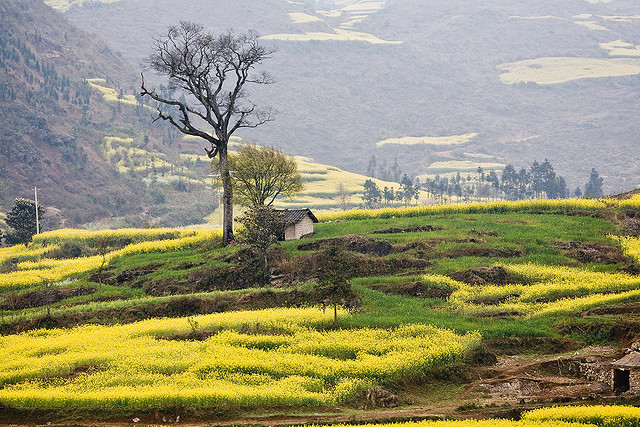
%> input picture Generalization of the Dark Channel Prior for Single/GDCP_Release/Images/Fig_2(a).jpg, 640 x 427 px; its folder holds 4 pictures in this run
$ octave IR_GDCP.m   (GNU Octave 9; MATLAB toolbox functions it lacks are replaced by stand-ins)
%> lines starting %> are read from the running program, lines starting %| are printed output that depends on the picture
### Generalization of the Dark Channel Prior for Single/GDCP_Release/CC.m
function sc = CC(I)
[h, w, ~] = size(I);

imsize = h*w;
Ivec = reshape(I,imsize,3);
avgIC = mean(Ivec, 1);
[~, Dl] = getColorCast(I);

if Dl <= 0
    sc = [1 1 1];
else
    sc = (max(max(avgIC), 0.1)./max(avgIC, 0.1)).^(1/max(sqrt(Dl), 1));
end

### Generalization of the Dark Channel Prior for Single/GDCP_Release/getRGB2Lab.m
function [L,a,b] = getRGB2Lab(R,G,B)
%RGB2LAB Convert an image from RGB to CIELAB
%
% function [L, a, b] = RGB2Lab(R, G, B)
% function [L, a, b] = RGB2Lab(I)
% function I = RGB2Lab(...)
%
% RGB2Lab takes red, green, and blue matrices, or a single M x N x 3 image,
% and returns an image in the CIELAB color space.  RGB values can be
% either between 0 and 1 or between 0 and 255.  Values for L are in the
% range [0,100] while a and b are roughly in the range [-110,110].  The
% output is of type double.
%
% This transform is based on ITU-R Recommendation BT.709 using the D65
% white point reference. The error in transforming RGB -> Lab -> RGB is
% approximately 10^-5.
%
% See also LAB2RGB.

% By Mark Ruzon from C code by Yossi Rubner, 23 September 1997.
% Updated for MATLAB 5 28 January 1998.
% Updated for MATLAB 7 30 March 2009.

if nargin == 1
  B = double(R(:,:,3));
  G = double(R(:,:,2));
  R = double(R(:,:,1));
end

if max(max(R)) > 1.0 || max(max(G)) > 1.0 || max(max(B)) > 1.0
  R = double(R) / 255;
  G = double(G) / 255;
  B = double(B) / 255;
end

% Set a threshold
T = 0.008856;

[M, N] = size(R);
s = M * N;
RGB = [reshape(R,1,s); reshape(G,1,s); reshape(B,1,s)];

% RGB to XYZ
MAT = [0.412453 0.357580 0.180423;
       0.212671 0.715160 0.072169;
       0.019334 0.119193 0.950227];
XYZ = MAT * RGB;

% Normalize for D65 white point
X = XYZ(1,:) / 0.950456;
Y = XYZ(2,:);
Z = XYZ(3,:) / 1.088754;

XT = X > T;
YT = Y > T;
ZT = Z > T;

Y3 = Y.^(1/3);

fX = XT .* X.^(1/3) + (~XT) .* (7.787 .* X + 16/116);
fY = YT .* Y3 + (~YT) .* (7.787 .* Y + 16/116);
fZ = ZT .* Z.^(1/3) + (~ZT) .* (7.787 .* Z + 16/116);

L = reshape(YT .* (116 * Y3 - 16.0) + (~YT) .* (903.3 * Y), M, N);
a = reshape(500 * (fX - fY), M, N);
b = reshape(200 * (fY - fZ), M, N);

if nargout < 2
  L = cat(3,L,a,b);
end

### Generalization of the Dark Channel Prior for Single/GDCP_Release/getColorCast.m
function  [D, Dl] = getColorCast(im)

[L,a,b] = getRGB2Lab(im(:,:,1),im(:,:,2),im(:,:,3));
var_ansa = var(a(:));
var_ansb = var(b(:));

var_sq = sqrt(var_ansa + var_ansb);
u = sqrt(mean(a(:))^2 + mean(b(:))^2);
D = u - var_sq;
Dl = D/var_sq;


%color_cast = (u > 1) && (Dl > 0.5);

end

### Generalization of the Dark Channel Prior for Single/GDCP_Release/GetDepth.m
function [DepthMap, GradMap] = GetDepth(I, win)
[height, width, ~] = size(I);
imsize = height*width;

GradMap = getGrad(I, win);
RoughDepthMap = 1-GradMap;

DepVec = reshape(RoughDepthMap,imsize,1);
ImVec = reshape(I,imsize,3);

A = [DepVec.^0 DepVec.^1];
w = zeros(2, 3);
tc= ['r', 'g', 'b'];
%hFig = figure;
%set(hFig, 'Position', [100 100 600 200])
for ind = 1:3
    w(:, ind) = A\ImVec(:,ind);
    c = zeros(1, 3);
    c(ind) = 1;
    % [5 lines of commented-out code are left out]

    title(tc(ind));
    if ind == 1
        ylabel('Intensity');
    elseif ind == 2
        xlabel('Depth');
    end
end
ws =  tanh(4*abs(w(2,:)));
s = double(w(2,:) <= 0);

min_r_im = ws(1)*ordfilt2(abs(s(1)-I(:,:,1)),1,ones(win,win),zeros(win,win),'symmetric')+(1-ws(1));
min_g_im = ws(2)*ordfilt2(abs(s(2)-I(:,:,2)),1,ones(win,win),zeros(win,win),'symmetric')+(1-ws(2));
min_b_im = ws(3)*ordfilt2(abs(s(3)-I(:,:,3)),1,ones(win,win),zeros(win,win),'symmetric')+(1-ws(3));

rgb_im = cat(3,min_r_im, min_g_im,min_b_im);
DepthMap = min(rgb_im, [], 3);

### Generalization of the Dark Channel Prior for Single/GDCP_Release/getGrad.m
function [Grad] = getGrad(I, win)
r0 = 0;
r1 = 1;
Strch = @(x) (x-min(x(:))).*((r1-r0)/(max(x(:))-min(x(:)))) + r0;
I = im2double(I);
imYUV = rgb2ycbcr(I);
[Gmag, ~] = imgradient(imYUV(:,:,1), 'sobel');

radius = win;
se = strel('square', radius);

imG = imdilate(Gmag, se);
Grad = Strch(imfill(imG, 8, 'holes'));

### Generalization of the Dark Channel Prior for Single/GDCP_Release/atmLight.m
function A = atmLight(I, DepthMap)

[height, width, ~] = size(I);
imsize = width * height;
JDark = DepthMap;
numpx = floor(imsize/1000);
JDarkVec = reshape(JDark,imsize,1);
ImVec = reshape(I,imsize,3);
[~, indices] = sort(JDarkVec);
indices = indices(imsize-numpx+1:end);

Id = zeros(size(I));
for i = 1:3
    Id(:,:,i) = DepthMap;
end
A = mean(ImVec(indices(:), :));

### Generalization of the Dark Channel Prior for Single/GDCP_Release/calcTrans.m
function T= calcTrans(I, BL, win)

[h, w, ~] = size(I);
BLmap = zeros(size(I));
for ind = 1:3
    BLmap(:,:,ind) = BL(ind) * ones(size(h, w));
end
DLmap = abs(BLmap-I);
maxDL = zeros(size(I));
DLmapNor=zeros(size(I));
for ind = 1:3
    Bm = max(BL(ind), 1-BL(ind));
    maxDL(:,:,ind) = ordfilt2(DLmap(:,:,ind)/Bm,win^2,ones(win,win),zeros(win,win),'symmetric');
    DLmapNor(:,:,ind) = DLmap(:,:,ind)/Bm;
end
maxDL1= max(DLmapNor, [], 3);
T = medfilt2(maxDL1, [win win], 'symmetric');

T(T < 0) = 0;
T(T > 1) = 1;

### Generalization of the Dark Channel Prior for Single/GDCP_Release/IR_GDCP.m
%%%%%%%%%%%%%%%%%%%%%%%%%%%%%%%%%%%%%%%%%%%%%%%%%%%%%%%%%%%%%%
%    File: IR_GDCP.m                                         %
%    Author: Jerry Peng                                      %
%    Date: Aug/2017                                          %
%                                                            %
%    Generalization of the Dark Channel Prior for Single     %
%    Image Restoration                                       %
%------------------------------------------------------------%
%    MODIFICATIONS                                           %
%%%%%%%%%%%%%%%%%%%%%%%%%%%%%%%%%%%%%%%%%%%%%%%%%%%%%%%%%%%%%%
clear all;close all;
Stretch = @(x) (x-min(x(:))).*(1/(max(x(:))-min(x(:))));
win = 15;
t0 = 0.2;
r0 = t0 * 1.5;
sc = 1;
folder2='/home/hzc/CodeRepository/UnderwaterEnhancement/DeepLearning/CNN/Ucolor/Ucolor_final_model_corrected/Generalization of the Dark Channel Prior for Single/GDCP_Release/Images';
filepaths = dir(fullfile(folder2,'*.jpg'));


for ii= 1 : length(filepaths)
    tic

im = im2double(imread(fullfile(folder2,filepaths(ii).name)));
% [5 lines of commented-out code are left out]

 I =  im2double(im);

% I=imresize(I,[548,728]);
s = CC(I);
%> in CC, `avgIC = mean(Ivec, 1);`: avgIC = [0.584 0.57 0.445]
%> in getRGB2Lab, `XT = X > T;`: XT = 273280 logical values, 273106 true
%> in getRGB2Lab, `YT = Y > T;`: YT = 273280 logical values, 273011 true
%> in getRGB2Lab, `ZT = Z > T;`: ZT = 273280 logical values, 272493 true
%> in getRGB2Lab, `b = reshape(200 * (fY - fZ), M, N);`:
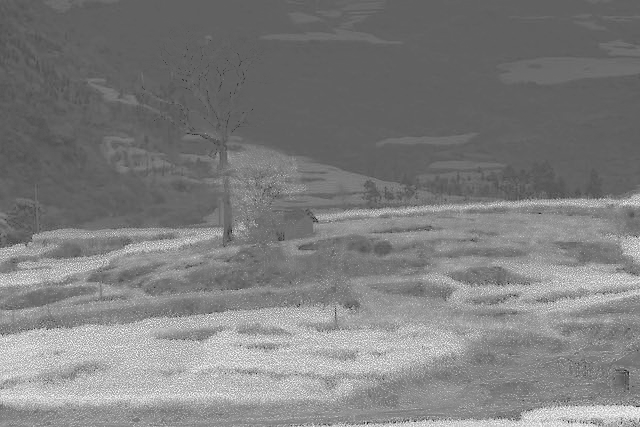
%> b: size 427x640 double; min -62.24, max 92.06, mean 14.1; drawn with min black and max white
%> in getColorCast, `var_ansa = var(a(:));`: var_ansa = 36.02
%> in getColorCast, `var_ansb = var(b(:));`: var_ansb = 437.7
%> in getColorCast, `var_sq = sqrt(var_ansa + var_ansb);`: var_sq = 21.77
%> in getColorCast, `u = sqrt(mean(a(:))^2 + mean(b(:))^2);`: u = 14.42
%> in getColorCast, `D = u - var_sq;`: D = -7.34
%> in getColorCast, `Dl = D/var_sq;`: Dl = -0.337
%> s = [1 1 1]
[DepthMap, GradMap] = GetDepth(I, win);
%> in getGrad, `imYUV = rgb2ycbcr(I);`: imYUV: size 427x640x3 double; mean of channels 1, 2, 3 0.543, 0.445, 0.517
%> in GetDepth, `RoughDepthMap = 1-GradMap;`:
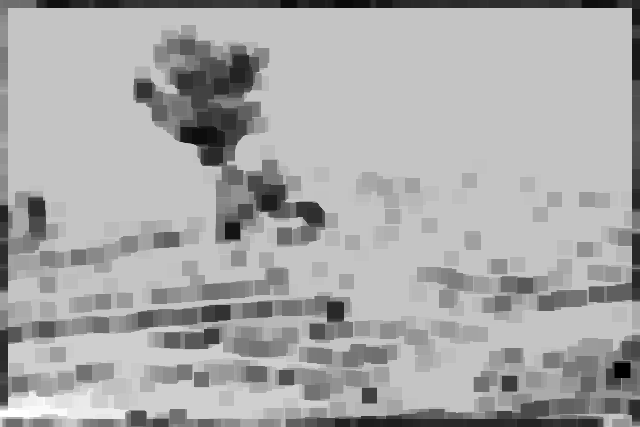
%> RoughDepthMap: size 427x640 double; min 0, max 1, mean 0.665
%> after the loop in GetDepth, `for ind = 1:3`: c = [0 0 1]; w = [0.555 0.503 0.282; 0.0436 0.101 0.245]
%> in GetDepth, `ws =  tanh(4*abs(w(2,:)));`: ws = [0.173 0.385 0.752]
%> in GetDepth, `s = double(w(2,:) <= 0);`: s = [0 0 0]
%> in GetDepth, `rgb_im = cat(3,min_r_im, min_g_im,min_b_im);`:
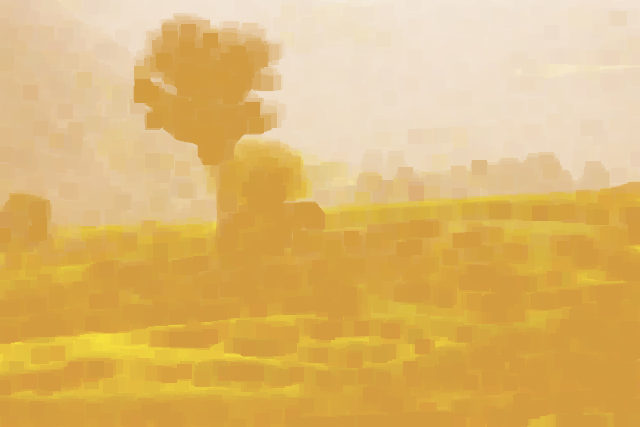
%> rgb_im: size 427x640x3 double; mean R, G, B 0.876, 0.724, 0.44
A = atmLight(I, DepthMap);
%> in atmLight, `indices = indices(imsize-numpx+1:end);`: indices = 273 values, max 218628 at index 192, min 138349 at index 228, mean 183687.9
%> in atmLight, `A = mean(ImVec(indices(:), :));`: A = [0.796 0.805 0.841]
%> A = [0.796 0.805 0.841]

T = calcTrans(I, A, win);
%> in calcTrans, `DLmap = abs(BLmap-I);`:
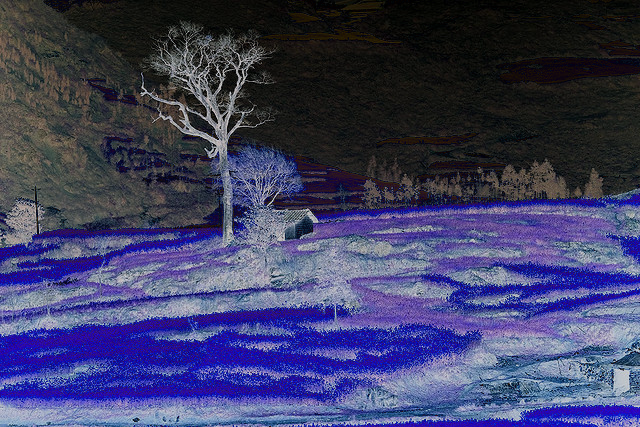
%> DLmap: size 427x640x3 double; mean R, G, B 0.246, 0.248, 0.397
%> the loop in calcTrans, `for ind = 1:3` made 3 passes
%> Bm on passes 1 to 3: 0.796, 0.805, 0.841
%> in calcTrans, `T = medfilt2(maxDL1, [win win], 'symmetric');`:
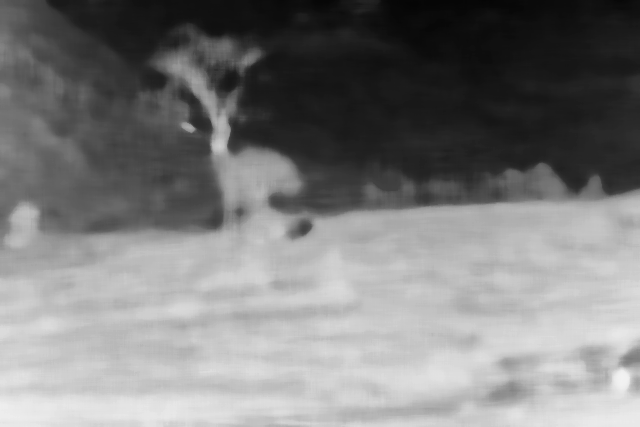
%> T: size 427x640 double; min 0.0204, max 0.951, mean 0.489
maxT = max(T(:));
%> maxT = 0.951
minT = min(T(:));
%> minT = 0.0204
T_pro  = ((T-minT)/(maxT-minT))*(maxT-t0) + t0;
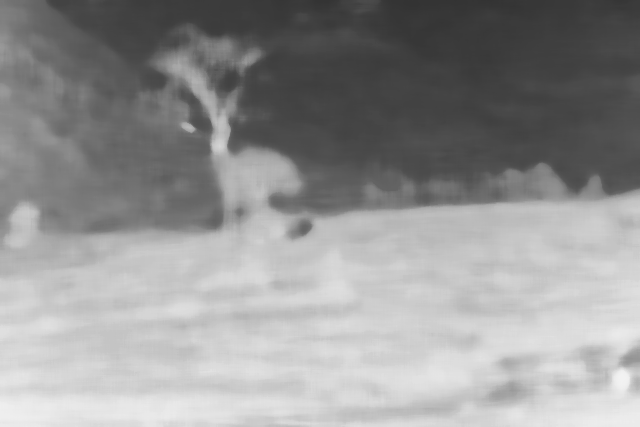
%> T_pro: size 427x640 double; min 0.2, max 0.951, mean 0.579
Jc = zeros(size(I));
for ind = 1:3
    Am = A(ind)/s(ind);
    Jc(:,:,ind) = Am+(I(:,:,ind)-Am)./max(T_pro, r0);
end
%> this loop made 3 passes
Jc(Jc < 0) = 0;
Jc(Jc > 1) = 1;
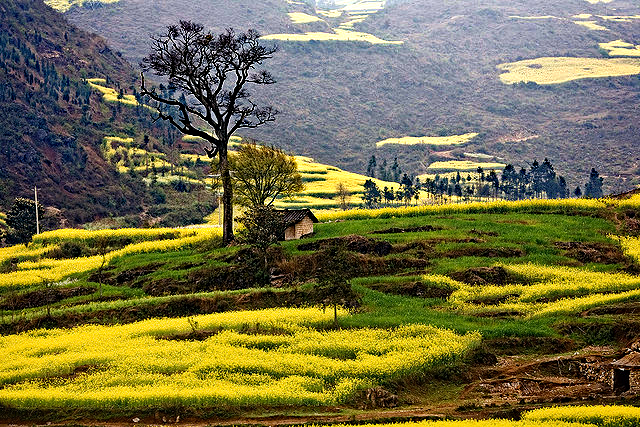
%> Jc: size 427x640x3 double; mean R, G, B 0.454, 0.436, 0.276
%figure, imshow([I Jc])
toc
%imwrite(Jc,filepaths(ii).name);
imwrite(T_pro,fullfile('',[filepaths(ii).name,'_depth_estimate.png']));
end

$ run again, on Generalization of the Dark Channel Prior for Single/GDCP_Release/Images/sandstorm862.jpg
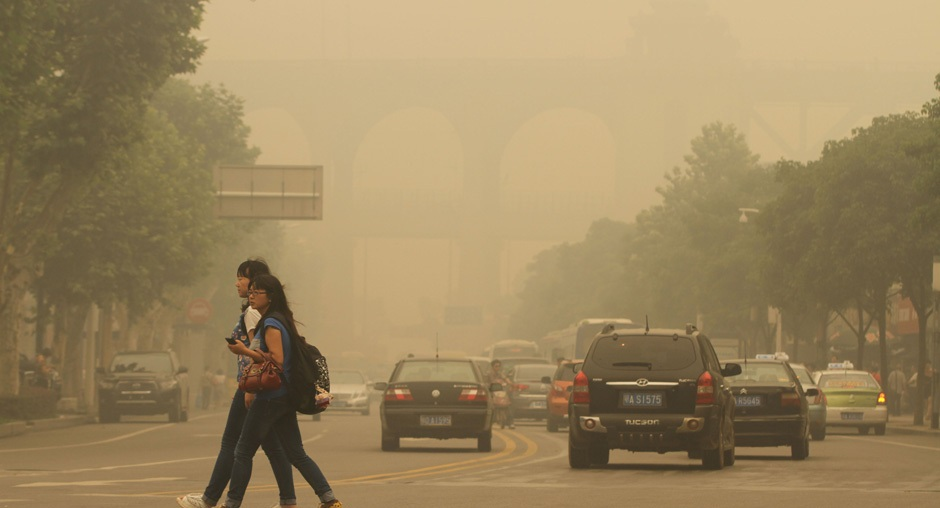
%> input picture Generalization of the Dark Channel Prior for Single/GDCP_Release/Images/sandstorm862.jpg, 940 x 508 px
%> avgIC = [0.608 0.525 0.375]
%> XT = 477520 logical values, 477520 true
%> var_ansa = 2.22
%> var_ansb = 5.04
%> var_sq = 2.69
%> u = 15.5
%> D = 12.8
%> in getColorCast, `Dl = D/var_sq;`: Dl = 4.75
%> sc = [1 1.07 1.25]
%> imYUV: size 508x940x3 double; mean of channels 1, 2, 3 0.52, 0.424, 0.549
%> after the loop in GetDepth, `for ind = 1:3`: c = [0 0 1]; w = [0.747 0.645 0.483; -0.143 -0.123 -0.111]
%> ws = [0.515 0.455 0.416]
%> in GetDepth, `s = double(w(2,:) <= 0);`: s = [1 1 1]
%> indices = 477 values, max 151780 at index 86, min 139094 at index 87, mean 146035.2
%> in atmLight, `A = mean(ImVec(indices(:), :));`: A = [0.189 0.164 0.118]
%> the loop in calcTrans, `for ind = 1:3` made 3 passes
%> Bm on passes 1 to 3: 0.811, 0.836, 0.882
%> maxT = 0.806
%> minT = 0.00639
%> `T_pro  = ((T-minT)/(maxT-minT))*(maxT-t0) + t0;`:
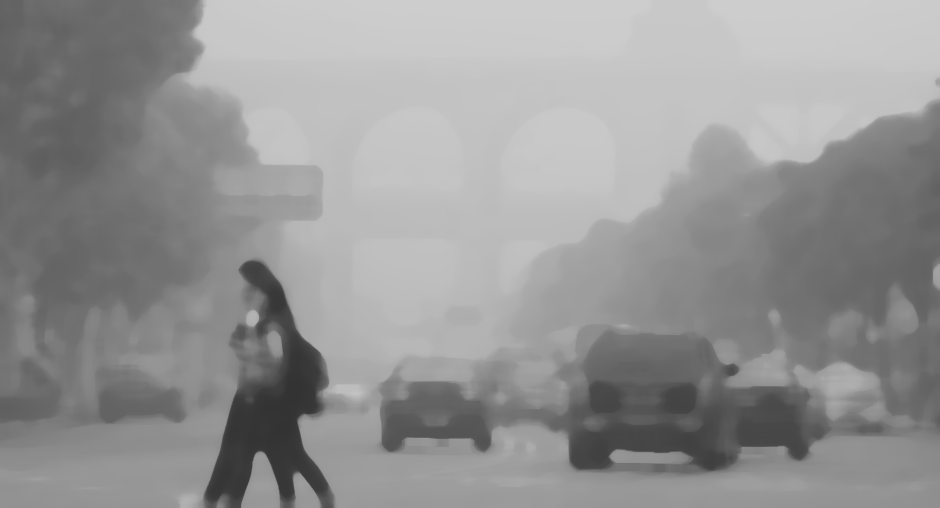
%> T_pro: size 508x940 double; min 0.2, max 0.806, mean 0.585
%> the loop `for ind = 1:3` made 3 passes
%> Am on passes 1 to 3: 0.189, 0.154, 0.0943
%> `Jc(Jc > 1) = 1;`:
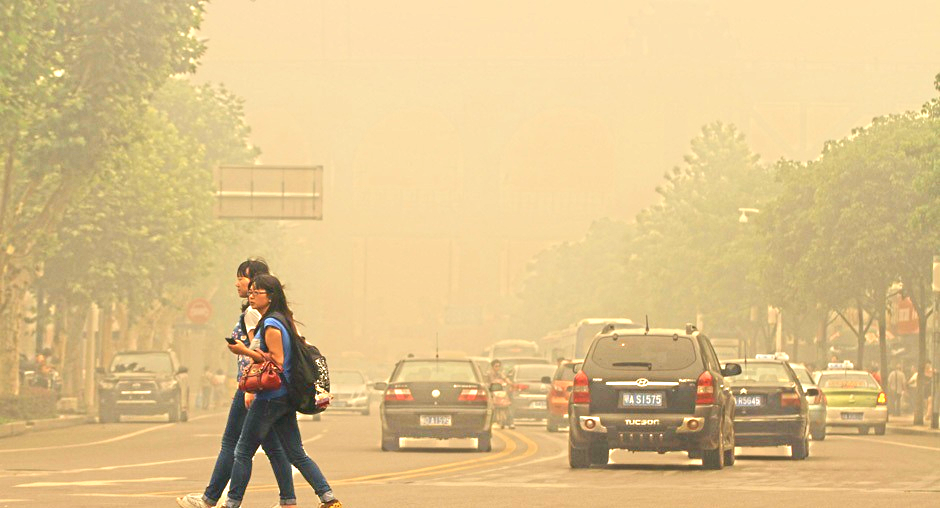
%> Jc: size 508x940x3 double; mean R, G, B 0.868, 0.757, 0.547
